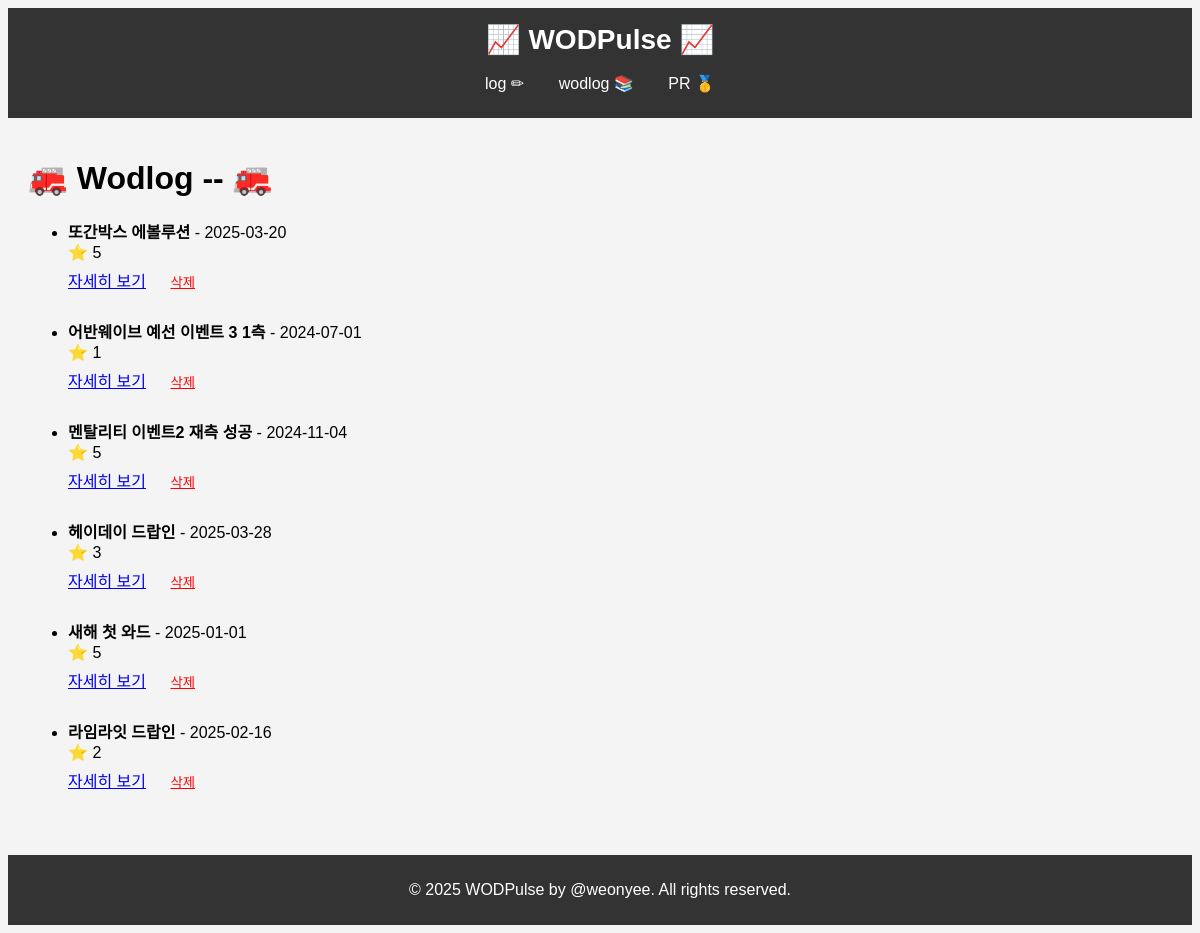
Page /records on the committed database.
### app.py (models this page shows, shortened)
class WodRecord(db.Model):
    id = db.Column(db.Integer, primary_key=True)
    date = db.Column(db.String(100), nullable=False)
    title = db.Column(db.String(100), nullable=False)
    wod = db.Column(db.String(100), nullable=False)
    scale = db.Column(db.String(200), nullable=True)
    memo = db.Column(db.String(200), nullable=True)

### app.py (the view)
@app.route('/records')
def record_list():
    records = WodRecord.query.all()
    return render_template('record_list.html', records=records)

### templates/record_list.html (shortened to what this page needs)
<!DOCTYPE html>
<html lang="en">
<head>
</head>
<body>
    {% include 'header.html' %}
    <div class="content">
        <h1>🚒 Wodlog -- 🚒</h1>
        <ul>
            {% for record in records %}
                <li>
                    <strong>{{ record.title }}</strong> - {{ record.date }}<br>
                    <span>⭐ {{ record.scale }}</span><br>
                    <a href="{{ url_for('record', id=record.id) }}">자세히 보기</a>
                    <form action="{{ url_for('delete', id=record.id) }}" method="POST" style="display:inline;">
                        <button type="submit" style="color:red; background:none; border:none; text-decoration:underline;">삭제</button>
                    </form>
                    <br><br>
                </li>
            {% endfor %}
        </ul>
    </div>
    {% include 'footer.html' %}
</body>
</html>

### templates/record_list.html (style rules this page uses)
body { font-family: Arial, sans-serif; background-color: #f4f4f4; }
.content { padding: 20px; }
form button { padding: 10px 20px; background-color: #333; color: white; border: none; border-radius: 4px; cursor: pointer; }

### rows in the picture
WodRecord: title "또간박스 에볼루션", date "2025-03-20", scale "5"
WodRecord: title "어반웨이브 예선 이벤트 3 1측", date "2024-07-01", scale "1"
WodRecord: title "멘탈리티 이벤트2 재측 성공", date "2024-11-04", scale "5"
WodRecord: title "헤이데이 드랍인", date "2025-03-28", scale "3"
WodRecord: title "새해 첫 와드", date "2025-01-01", scale "5"
WodRecord: title "라임라잇 드랍인", date "2025-02-16", scale "2"
